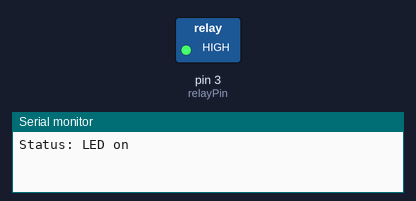
Bench run of a sketch on a simulated Arduino Uno, built with avr-gcc and run on an emulated ATmega328P. On the bench: switched loads named in the sketch (green lamp = pin HIGH), the last lines printed to the serial monitor.

Above: at 2.5 s.
At 6.0 s:
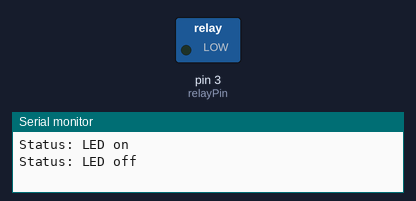
Timing chart, 0 to 9.1 s (numbered marks = the images above):
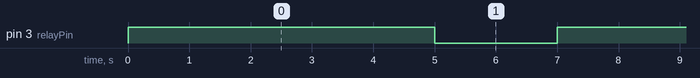

The sketch:

4_3_2020_relay.ino
```cpp
//define relay pin on pin3
#define relayPin 3

void setup() {
//Begin the serial on 115200 baud rate
  Serial.begin(115200);
  pinMode(relayPin,OUTPUT);
}

void loop() {
//Turn on the LED
  Serial.println("Status: LED on");
  digitalWrite(relayPin,HIGH);
  delay(5000);

//Turn off the LED
  Serial.println("Status: LED off");
  digitalWrite(relayPin,LOW);
  delay(2000);
}
```

Measured:
- by itself, pin 3 (relayPin): alternates HIGH for 5.0 s and LOW for 2.0 s
